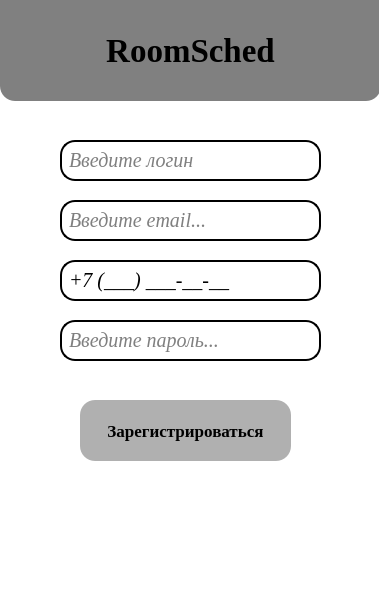
<?xml version="1.0" encoding="UTF-8"?>
<ui version="4.0">
    <class>register_window</class>
    <widget class="QWidget" name="register_window">
        <property name="geometry">
            <rect>
                <x>0</x>
                <y>0</y>
                <width>379</width>
                <height>600</height>
            </rect>
        </property>
        <property name="windowTitle">
            <string>Регистрация</string>
        </property>
        <property name="styleSheet">
            <string notr="true">background-color: white;</string>
        </property>

        <widget class="QLabel" name="label">
            <property name="geometry">
                <rect>
                    <x>0</x>
                    <y>0</y>
                    <width>381</width>
                    <height>101</height>
                </rect>
            </property>
            <property name="font">
                <font>
                    <family>Times New Roman</family>
                    <pointsize>25</pointsize>
                    <bold>true</bold>
                </font>
            </property>
            <property name="styleSheet">
                <string notr="true">
                    background-color: #808080;
                    color: black;
                    padding: 10px;
                    border-bottom-left-radius: 15px;
                    border-bottom-right-radius: 15px;
                </string>
            </property>
            <property name="text">
                <string>RoomSched</string>
            </property>
            <property name="alignment">
                <set>Qt::AlignmentFlag::AlignCenter</set>
            </property>
        </widget>

        <widget class="QLineEdit" name="nameInput">
            <property name="geometry">
                <rect>
                    <x>60</x>
                    <y>140</y>
                    <width>261</width>
                    <height>41</height>
                </rect>
            </property>
            <property name="font">
                <font>
                    <family>Times New Roman</family>
                    <pointsize>15</pointsize>
                    <italic>true</italic>
                </font>
            </property>
            <property name="styleSheet">
                <string notr="true">
                    QLineEdit {
                    border: 2px solid #000000;
                    border-radius: 15px;
                    padding: 5px;
                    background: white;
                    color: black;
                    }
                    QLineEdit:focus {
                    border: 2px solid #2F4F4F;
                    color: black;
                    }
                </string>
            </property>
            <property name="placeholderText">
                <string>Введите логин</string>
            </property>
        </widget>

        <widget class="QLineEdit" name="mailInput">
            <property name="geometry">
                <rect>
                    <x>60</x>
                    <y>200</y>
                    <width>261</width>
                    <height>41</height>
                </rect>
            </property>
            <property name="font">
                <font>
                    <family>Times New Roman</family>
                    <pointsize>15</pointsize>
                    <italic>true</italic>
                </font>
            </property>
            <property name="styleSheet">
                <string notr="true">
                    QLineEdit {
                    border: 2px solid #000000;
                    border-radius: 15px;
                    padding: 5px;
                    background: white;
                    color: black;
                    }
                    QLineEdit:focus {
                    border: 2px solid #2F4F4F;
                    color: black;
                    }
                </string>
            </property>
            <property name="placeholderText">
                <string>Введите email...</string>
            </property>
        </widget>

        <widget class="QLineEdit" name="phoneInput">
            <property name="geometry">
                <rect>
                    <x>60</x>
                    <y>260</y>
                    <width>261</width>
                    <height>41</height>
                </rect>
            </property>
            <property name="font">
                <font>
                    <family>Times New Roman</family>
                    <pointsize>15</pointsize>
                    <italic>true</italic>
                </font>
            </property>
            <property name="styleSheet">
                <string notr="true">
                    QLineEdit {
                    border: 2px solid #000000;
                    border-radius: 15px;
                    padding: 5px;
                    background: white;
                    color: black;
                    }
                    QLineEdit:focus {
                    border: 2px solid #2F4F4F;
                    color: black;
                    }
                </string>
            </property>
            <property name="inputMask">
                <string>+7 (999) 999-99-99;_</string>
            </property>
            <property name="placeholderText">
                <string>Введите телефон...</string>
            </property>
        </widget>

        <widget class="QLineEdit" name="passwordInput">
            <property name="geometry">
                <rect>
                    <x>60</x>
                    <y>320</y>
                    <width>261</width>
                    <height>41</height>
                </rect>
            </property>
            <property name="font">
                <font>
                    <family>Times New Roman</family>
                    <pointsize>15</pointsize>
                    <italic>true</italic>
                </font>
            </property>
            <property name="styleSheet">
                <string notr="true">
                    QLineEdit {
                    border: 2px solid #000000;
                    border-radius: 15px;
                    padding: 5px;
                    background: white;
                    color: black;
                    }
                    QLineEdit:focus {
                    border: 2px solid #2F4F4F;
                    color: black;
                    }
                </string>
            </property>
            <property name="echoMode">
                <enum>QLineEdit::Password</enum>
            </property>
            <property name="placeholderText">
                <string>Введите пароль...</string>
            </property>
        </widget>

        <widget class="QPushButton" name="registerButton">
            <property name="geometry">
                <rect>
                    <x>80</x>
                    <y>400</y>
                    <width>211</width>
                    <height>61</height>
                </rect>
            </property>
            <property name="font">
                <font>
                    <family>Times New Roman</family>
                    <pointsize>13</pointsize>
                    <bold>true</bold>
                </font>
            </property>
            <property name="styleSheet">
                <string notr="true">
                    QPushButton {
                    border-radius: 15px;
                    padding: 5px;
                    background: #b0b0b0;
                    color: black;
                    }
                    QPushButton:hover {
                    background: #9a9a9a;
                    }
                </string>
            </property>
            <property name="text">
                <string>Зарегистрироваться</string>
            </property>
        </widget>
    </widget>
    <resources/>
    <connections/>
</ui>
